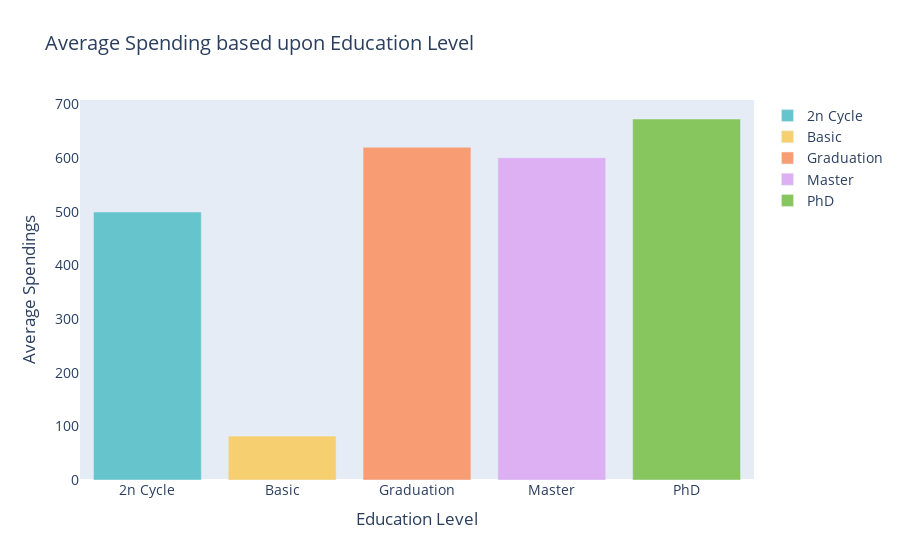

Write notebook code for a chart like this one.
### Code cell
import plotly.graph_objects as go
import plotly.colors as pc
education_avg_spendings = df.groupby('Education')['TotalSpending'].mean()

# Define a color scale
color_scale = pc.qualitative.Pastel

fig = go.Figure()

for i, (edu, spending) in enumerate(zip(education_avg_spendings.index, education_avg_spendings.values)):
    fig.add_trace(go.Bar(
        x=[edu],
        y=[spending],
        marker=dict(color=color_scale[i]),
        name=edu,
        hovertemplate="Education Level: %{x}<br>Avg Spending: %{y:.2f}"
    ))

fig.update_layout(
    xaxis_title="Education Level",
    yaxis_title="Average Spendings",
    title="Average Spending based upon Education Level",
    font=dict(size=14),
    xaxis=dict(showgrid=False),
    yaxis=dict(showgrid=False)
)

fig.show()

### Figure 1 — Plotly figure (JSON) as saved in the notebook; plotly's stock layout.template omitted (floating-point values rounded to 4 significant figures)
{"data": [{"hovertemplate": "Education Level: %{x}<br>Avg Spending: %{y:.2f}", "marker": {"color": "rgb(102, 197, 204)"}, "name": "2n Cycle", "type": "bar", "x": ["2n Cycle"], "y": [499.5]}, {"hovertemplate": "Education Level: %{x}<br>Avg Spending: %{y:.2f}", "marker": {"color": "rgb(246, 207, 113)"}, "name": "Basic", "type": "bar", "x": ["Basic"], "y": [81.8]}, {"hovertemplate": "Education Level: %{x}<br>Avg Spending: %{y:.2f}", "marker": {"color": "rgb(248, 156, 116)"}, "name": "Graduation", "type": "bar", "x": ["Graduation"], "y": [620.0]}, {"hovertemplate": "Education Level: %{x}<br>Avg Spending: %{y:.2f}", "marker": {"color": "rgb(220, 176, 242)"}, "name": "Master", "type": "bar", "x": ["Master"], "y": [600.7]}, {"hovertemplate": "Education Level: %{x}<br>Avg Spending: %{y:.2f}", "marker": {"color": "rgb(135, 197, 95)"}, "name": "PhD", "type": "bar", "x": ["PhD"], "y": [672.7]}], "layout": {"font": {"size": 14}, "title": {"text": "Average Spending based upon Education Level"}, "xaxis": {"showgrid": false, "title": {"text": "Education Level"}}, "yaxis": {"showgrid": false, "title": {"text": "Average Spendings"}}}}
